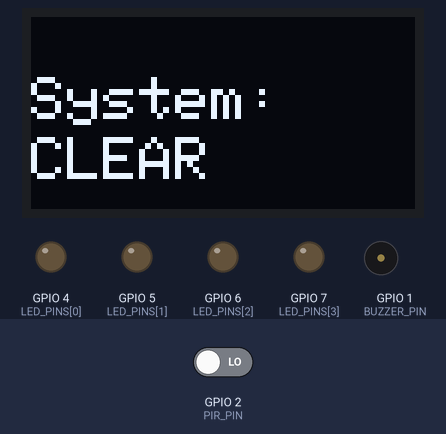
The sketch below on a simulated ESP32-S3. Shown: 128×64 one-colour display, output pins drawn as LEDs (lit = HIGH), buzzer (waves = sounding). Dashed ring = blinking. The inputs (shaded band) are chosen by the test bench; at power-on: GPIO 2 (PIR_PIN) LOW. What the sketch prints to the serial monitor is not drawn.

Above: at 1.2 s.
1.3 s: GPIO 2 (PIR_PIN) driven HIGH
At 1.9 s:
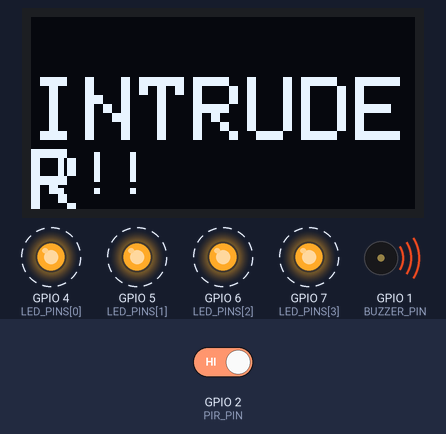
4.3 s: GPIO 2 (PIR_PIN) driven LOW
At 5.8 s:
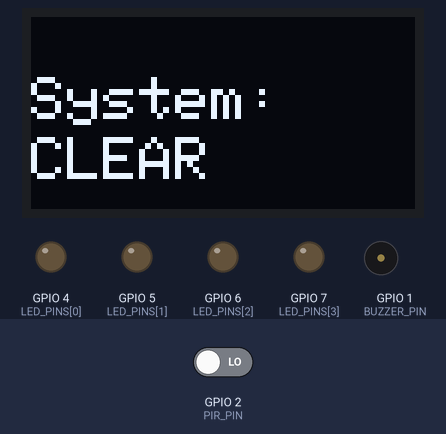
Timing chart, 0 to 7.3 s (numbered marks = the images above; inputs shaded):
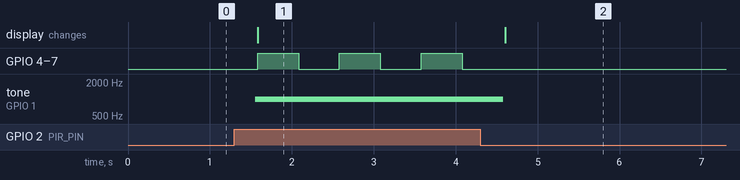

Measured:
- after the input at 1.3 s, GPIO 4 (LED_PINS[0]), GPIO 5 (LED_PINS[1]), GPIO 6 (LED_PINS[2]), GPIO 7 (LED_PINS[3]): alternates HIGH for 0.50 s and LOW for 0.50 s, starting after 0.28 s; tone on GPIO 1 (BUZZER_PIN): silent → 1000 Hz after 0.26 s; the display: changes after 0.28 s (image 1)
- after the input at 4.3 s, GPIO 4 (LED_PINS[0]), GPIO 5 (LED_PINS[1]), GPIO 6 (LED_PINS[2]), GPIO 7 (LED_PINS[3]): stops changing and stays LOW; tone on GPIO 1 (BUZZER_PIN): 1000 Hz → silent after 0.28 s; the display: changes after 0.31 s (image 2)

The sketch:

Motion_detection_and_Alarming.ino
```cpp
// Required Libraries for I2C and the OLED Display (SSD1306)
#include <Wire.h>
#include <Adafruit_GFX.h>
#include <Adafruit_SSD1306.h>
// --- HARDWARE PIN DEFINITIONS ---
// LEDs (Output)
const int LED_PINS[] = {4, 5, 6, 7};
const int NUM_LEDS = 4;
// Buzzer (Output)
const int BUZZER_PIN = 1;
// PIR Sensor (Input)
const int PIR_PIN = 2;
// I2C Pins for SSD1306 OLED (Must be defined for ESP32-S3 pin mapping)
const int I2C_SDA_PIN = 8;
const int I2C_SCL_PIN = 9;
// --- DISPLAY SETTINGS ---
#define SCREEN_WIDTH 128    // OLED display width, in pixels
#define SCREEN_HEIGHT 64   // OLED display height, in pixels
#define OLED_RESET -1      // Reset pin (-1 if sharing Arduino Reset pin)
#define SCREEN_ADDRESS 0x3C // Common I2C address for 128x64 OLED

Adafruit_SSD1306 display(SCREEN_WIDTH, SCREEN_HEIGHT, &Wire, OLED_RESET);

// State tracking (Used to update the display only on state change)
bool is_motion_detected = false;

// --- FUNCTIONS ---

// Function to update the display content
void updateDisplay(const String& message) {
  display.clearDisplay();
  display.setTextSize(1.5);
  display.setTextColor(SSD1306_WHITE);
  display.setCursor(0, 20);

  if (message == "Intruder!!!") {
    display.setTextSize(3); // Larger text for alarm
    display.println("INTRUDER");
    display.setTextSize(2);
    display.setCursor(5, 45);
    display.println("!!!");
  } else {
    display.setTextSize(2);
    display.println("System:");
    display.setCursor(0, 40);
    display.println("CLEAR");
  }
  display.display();
}

// --- ARDUINO SETUP ---
void setup() {
  Serial.begin(115200);
  // Setup Buzzer and LED output pins
  pinMode(BUZZER_PIN, OUTPUT);
  digitalWrite(BUZZER_PIN, LOW);

  for (int i = 0; i < NUM_LEDS; i++) {
    pinMode(LED_PINS[i], OUTPUT);
    digitalWrite(LED_PINS[i], LOW);
  }

  // Setup PIR Sensor input pin
  pinMode(PIR_PIN, INPUT);

  // --- I2C/OLED INITIALIZATION ---

  // Initialize I2C Communication on custom pins (GPIO 8 and 9)
  Wire.begin(I2C_SDA_PIN, I2C_SCL_PIN);

  // Initialize OLED Display
  if (!display.begin(SSD1306_SWITCHCAPVCC, SCREEN_ADDRESS)) {
    Serial.println(F("SSD1306 allocation failed. Check wiring/address."));
    for (;;); // Loop forever if initialization fails
  }

  // Initial display setup
  updateDisplay("System: Ready");
  Serial.println("System Ready.");
}
void loop() {
  // Read the PIR sensor state
  int pir_value = digitalRead(PIR_PIN);
  if (pir_value == HIGH) {  // Motion Detected
    // Buzzer (ring constantly)
    // Tone is used for a constant sound since simple digitalWrite(HIGH) might be silent on a passive buzzer
    tone(BUZZER_PIN, 1000);
    // Update Display only when the state changes
    if (!is_motion_detected) {
      is_motion_detected = true;
      updateDisplay("Intruder!!!");
      Serial.println(">>> MOTION DETECTED! ALARM ACTIVE! <<<");
    }
    // LEDs (constantly blinking)
    for (int i = 0; i < NUM_LEDS; i++) {
      digitalWrite(LED_PINS[i], HIGH);
    }
    delay(500);
    for (int i = 0; i < NUM_LEDS; i++) {
      digitalWrite(LED_PINS[i], LOW);
    }

  } else {
    // 2. CLEAR STATE: Turn elements OFF
    // Buzzer OFF
    noTone(BUZZER_PIN);
    // LEDs OFF
    for (int i = 0; i < NUM_LEDS; i++) {
      digitalWrite(LED_PINS[i], LOW);
    }
    // Update Display only when the state changes
    if (is_motion_detected) {
      is_motion_detected = false;
      updateDisplay("System: Clear");
      Serial.println("--- System Clear ---");
    }
  }
  // Add a small delay for stable operation
  delay(500);
}
```
